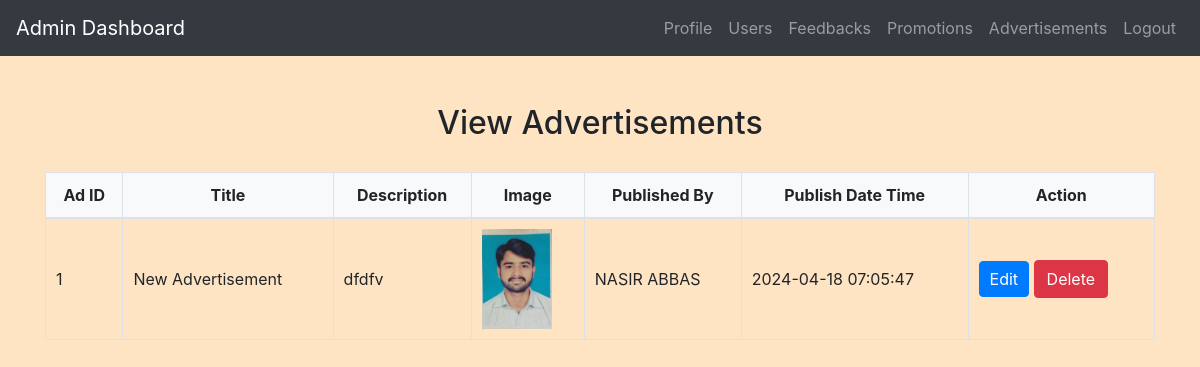
The app's page /admin/view_advertisements.php (signed in) with its own data.
### tables this page shows
CREATE TABLE `advertisements` (
  `AdID` int(11) NOT NULL,
  `DriverID` int(11) NOT NULL,
  `Title` varchar(255) NOT NULL,
  `Description` text NOT NULL,
  `ImageURL` varchar(255) NOT NULL,
  `PublishDateTime` timestamp NOT NULL DEFAULT current_timestamp()
);

CREATE TABLE `users` (
  `id` int(11) NOT NULL,
  `username` varchar(50) NOT NULL,
  `password` varchar(255) NOT NULL,
  `email` varchar(100) NOT NULL,
  `phone` varchar(20) NOT NULL,
  `age` int(11) DEFAULT NULL,
  `usertype` enum('driver','passenger') NOT NULL DEFAULT 'passenger',
  `full_name` varchar(255) DEFAULT NULL,
  `profile_picture` varchar(255) DEFAULT NULL
);

### admin/view_advertisements.php (the view, shortened to what this page needs)
<?php
include('config.php');
$sql = "SELECT a.*, u.full_name AS driver_name
        FROM Advertisements a
        INNER JOIN Users u ON a.DriverID = u.id";
$result = mysqli_query($conn, $sql);
$advertisements = mysqli_fetch_all($result, MYSQLI_ASSOC);
?>
<!DOCTYPE html>
<html lang="en">
<head>
    <link rel="stylesheet" href="https://maxcdn.bootstrapcdn.com/bootstrap/4.5.2/css/bootstrap.min.css">
    <link rel="stylesheet" href="../css/style.css">
</head>
<body>
<?php include('admin_navbar.php'); ?>
<div class="container mt-5">
    <h2>View Advertisements</h2>
    <?php if (empty($advertisements)): ?>
        <p>No advertisements found.</p>
    <?php else: ?>
        <table class="table">
            <thead>
                <tr>
                    <th>Ad ID</th>
                    <th>Title</th>
                    <th>Description</th>
                    <th>Image</th>
                    <th>Published By</th>
                    <th>Publish Date Time</th>
                    <th>Action</th>
                </tr>
            </thead>
            <tbody>
                <?php foreach ($advertisements as $advertisement): ?>
                    <tr>
                        <td><?php echo $advertisement['AdID']; ?></td>
                        <td><?php echo $advertisement['Title']; ?></td>
                        <td><?php echo $advertisement['Description']; ?></td>
                        <td><img src="<?php echo $advertisement['ImageURL']; ?>" alt="Advertisement Image" style="max-width: 150px;"></td>
                        <td><?php echo $advertisement['driver_name']; ?></td>
                        <td><?php echo $advertisement['PublishDateTime']; ?></td>
                        <td>
                            <a href="edit_advertisement.php?AdID=<?php echo $advertisement['AdID']; ?>" class="btn btn-primary">Edit</a>
                            <a href="?delete_id=<?php echo $advertisement['AdID']; ?>" class="btn btn-danger delete-btn">Delete</a>
                        </td>
                    </tr>
                <?php endforeach; ?>
            </tbody>
        </table>
    <?php endif; ?>
</div>
</body>
</html>

### css/style.css (style rules this page uses)
body { background-color: bisque; }
h1, h2, h3, h4 { text-align: center; margin-top: 30px; margin-bottom: 30px; }
.table { width: 100%; border-collapse: collapse; margin-top: 20px; }
.table th, .table td { padding: 10px; border: 1px solid #dee2e6; }
.table thead th { background-color: #f8f9fa; font-weight: bold; text-align: center; }
.table tbody td { vertical-align: middle; }
.table img { max-width: 100px; max-height: 100px; }
.btn-primary { padding: 5px 10px; }

### records on screen
advertisements: AdID "1", Title "New Advertisement", Description "dfdfv", ImageURL (picture), DriverID.full_name "NASIR ABBAS", PublishDateTime "2024-04-18 07:05:47"
